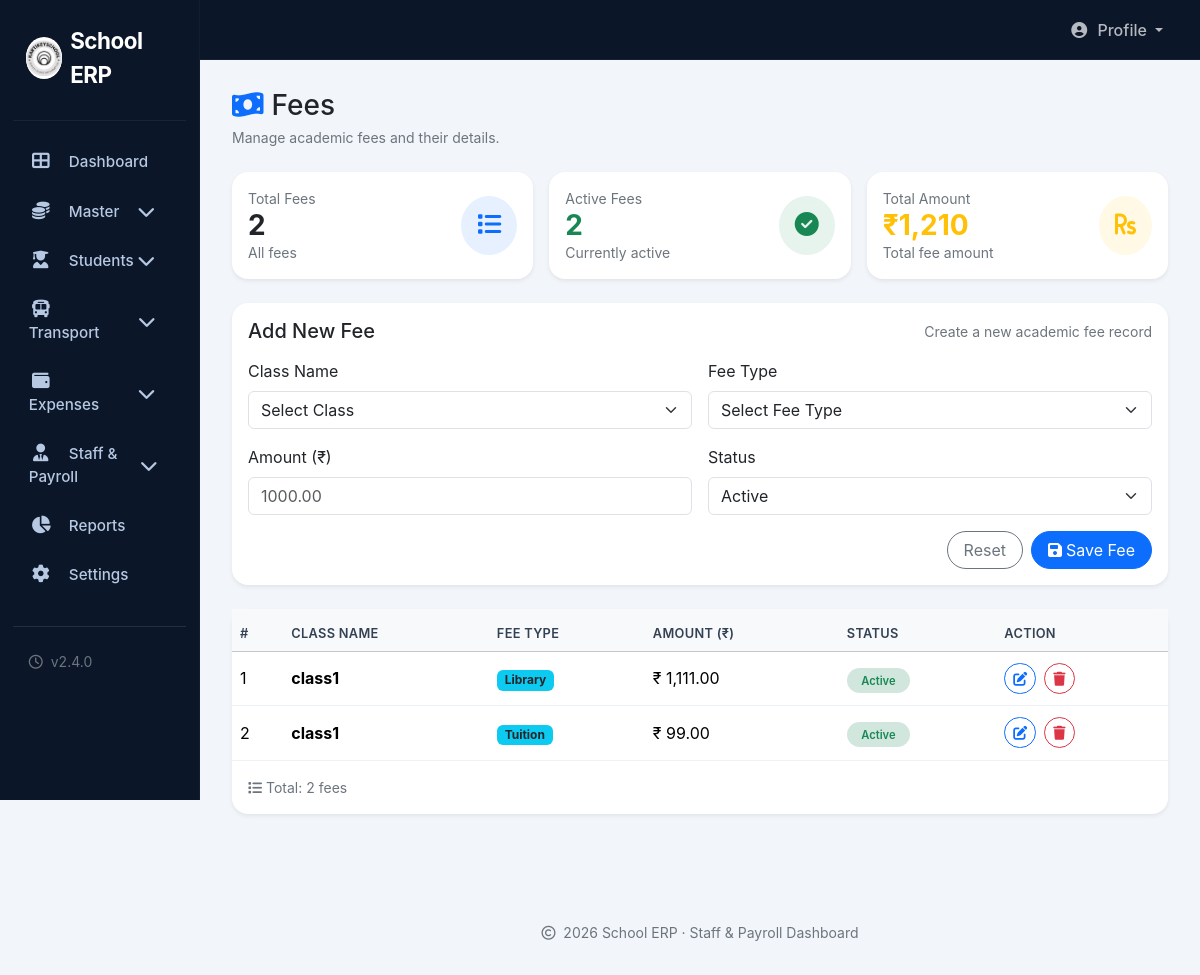
The page /admin/fees.php (signed in) on the database as committed earlier.
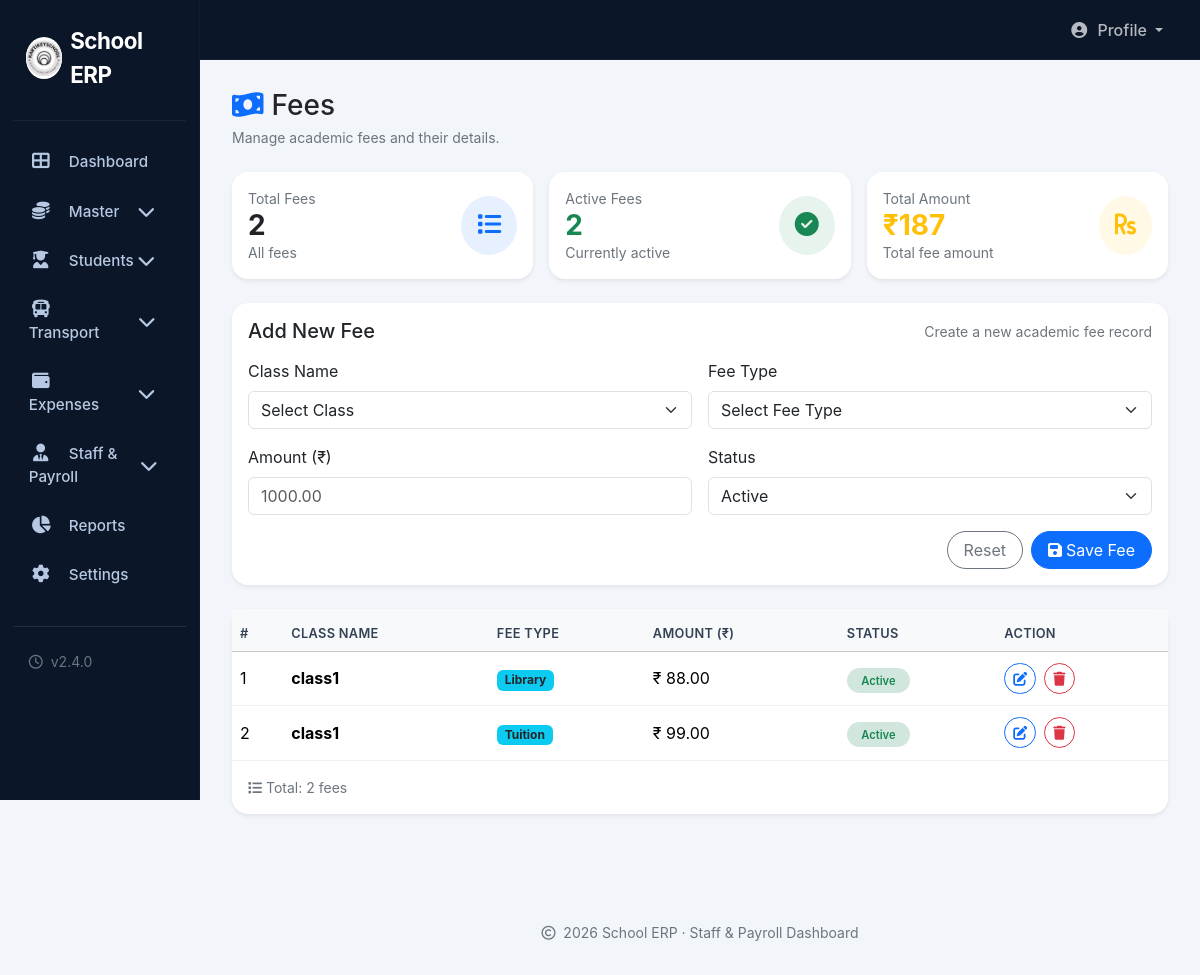
The same page on the database as committed later.
### tables this page shows
CREATE TABLE `fees` (
  `id` int(11) NOT NULL,
  `fee_name` varchar(100) NOT NULL,
  `class_id` int(11) DEFAULT NULL,
  `fee_type` varchar(50) DEFAULT NULL,
  `amount` decimal(10,2) NOT NULL,
  `status` enum('Active','Inactive') DEFAULT 'Active',
  `created_at` timestamp NOT NULL DEFAULT current_timestamp()
);

### admin/fees.php (the view, shortened to what the changed rows need)
<?php
include '../config/config.php';
include 'includes/header.php';
try {
    $stmt = $conn->query("SELECT * FROM fees ORDER BY id DESC");
    $fees = $stmt->fetchAll(PDO::FETCH_ASSOC);
} catch (Exception $e) {
    $fees = [];
    $error = 'Failed to load fees: ' . $e->getMessage();
}
$total_amount = array_sum(array_column($fees, 'amount'));
?>
<div class="main-content">
    <div class="row g-3 mb-4">
        <div class="col-md-4">
            <div class="card border-0 rounded-4 shadow-sm">
                <div class="card-body p-3">
                    <div class="d-flex justify-content-between align-items-center">
                        <div>
                            <div class="text-secondary small">Total Amount</div>
                            <h3 class="mb-0 fw-bold text-warning">₹<?= number_format($total_amount, 0) ?></h3>
                            <div class="text-secondary small">Total fee amount</div>
                        </div>
                    </div>
                </div>
            </div>
        </div>
    </div>
    <div class="card border-0 rounded-4 shadow-sm">
        <div class="card-body p-0">
            <div class="table-responsive">
                <table class="table table-custom align-middle mb-0">
                    <thead class="table-light">
                        <tr>
                            <th>#</th>
                            <th>Class Name</th>
                            <th>Fee Type</th>
                            <th>Amount (₹)</th>
                            <th>Status</th>
                            <th>Action</th>
                        </tr>
                    </thead>
                    <tbody>
                        <?php if (count($fees) > 0): ?>
                            <?php $i = 1; foreach ($fees as $fee): ?>
                                <tr>
                                    <td><?= $i++ ?></td>
                                    <td><strong><?= htmlspecialchars($fee['fee_name']) ?></strong></td>
                                    <td>
                                        <?php if ($fee['fee_type']): ?>
                                            <span class="badge bg-info text-dark"><?= htmlspecialchars($fee['fee_type']) ?></span>
                                        <?php else: ?>
                                            <span class="text-secondary small">—</span>
                                        <?php endif; ?>
                                    </td>
                                    <td>₹ <?= number_format($fee['amount'], 2) ?></td>
                                    <td>
                                        <?php if ($fee['status'] == 'Active'): ?>
                                            <span class="status-badge bg-success-subtle text-success">Active</span>
                                        <?php else: ?>
                                            <span class="status-badge bg-danger-subtle text-danger">Inactive</span>
                                        <?php endif; ?>
                                    </td>
                                    <td>
                                        <div class="d-flex gap-2">
                                            <a href="fees.php?edit_id=<?= $fee['id'] ?>" class="btn btn-sm btn-outline-primary rounded-pill" title="Edit">
                                                <i class="fas fa-edit"></i>
                                            </a>
                                            <form method="post" onsubmit="return confirm('Are you sure you want to delete this fee?')" style="display:inline;">
                                                <button type="submit" name="delete_fee" class="btn btn-sm btn-outline-danger rounded-pill" title="Delete">
                                                    <i class="fas fa-trash"></i>
                                                </button>
                                            </form>
                                        </div>
                                    </td>
                                </tr>
                            <?php endforeach; ?>
                        <?php endif; ?>
                    </tbody>
                </table>
            </div>
        </div>
    </div>
</div>
<?php
include 'includes/footer.php';
?>

Rows that differ between the two databases and show on the page:
changed fees "Library": amount "1,111.00" → "88.00"
Other text that changed with them:
$total_amount: "1,210" → "187"
